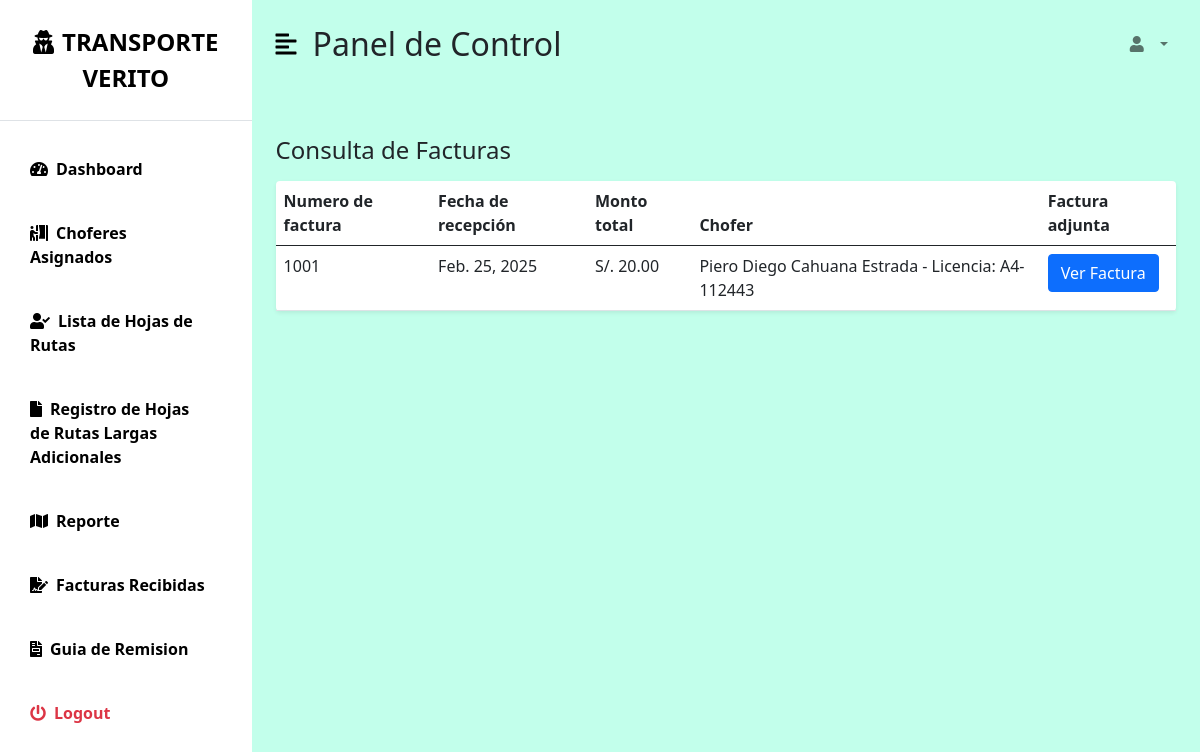
The page /jefe_despacho/facturas on the database its author committed.
### myapp/models.py (models this page shows)
class FacturaCombustible(models.Model):
    monto = models.CharField(max_length=30)
    placa = models.CharField(max_length=50)
    ruc = models.CharField(max_length=16)
    fecha = models.DateField()
    ruta = models.ForeignKey('Ruta', on_delete=models.SET_NULL, null=True, blank=True)
    chofer = models.ForeignKey('Chofer', on_delete=models.SET_NULL, null=True, blank=True)
    factura = models.ImageField(upload_to = 'factura/')

class Chofer(models.Model):
     nombres = models.CharField(max_length=100)
     apellidos = models.CharField(max_length=100)
     fecha_nacimiento = models.DateField()
     domicilio = models.CharField(max_length=200)
     telefono = models.CharField(max_length=9)
     tipo_licencia = models.CharField(max_length=3)
     numero_licencia = models.CharField(max_length=20, unique=True)
     fecha_emision = models.DateField()
     fecha_vencimiento = models.DateField()
     estado_salud = models.CharField(max_length=100)
     camion = models.ForeignKey('Camion', on_delete=models.SET_NULL, null=True, blank=True)
     usuario = models.ForeignKey(User, on_delete=models.CASCADE, verbose_name="Usuario asociado", null=True, blank=True)
     def __str__(self):
        return f"{self.nombres} {self.apellidos} - Licencia: {self.numero_licencia}"

### myapp/views.py (the view)
# urls.py: path('jefe_despacho/facturas', views.facturas_recibidas, name='facturas_recibidas'),
def facturas_recibidas(request):
    facturas_combustibles = FacturaCombustible.objects.all()
    return render(request, 'JEFE_DESPACHO/facturaRecibida.html', {
        'facturas_combustibles': facturas_combustibles  # Nombre de variable claro y consistente
    })

### myapp/context_processors.py (called while the page is built)
def notificaciones(request):
    if request.user.is_authenticated:
        notificaciones_no_leidas = Notificacion.objects.filter(usuario=request.user, leido=False).count()
    else:
        notificaciones_no_leidas = 0
    return {'notificaciones_no_leidas': notificaciones_no_leidas}

### templates/JEFE_DESPACHO/facturaRecibida.html (shortened to what this page needs)
{% extends 'bases/base_jefe_despacho.html' %}
{% block title %}Jefe de Despacho | Facturas Recibidas{% endblock %} {% block content %}
<div class="row my-5">
    <div class="col-12">
    <h3 class="fs-4 mb-3">Consulta de Facturas</h3>
    <table class="table bg-white rounded shadow-sm table-hover">
        <thead>
        <tr>
            <th>Numero de factura</th>
            <th>Fecha de recepción</th>
            <th>Monto total</th>
            <th>Chofer</th>
            <th>Factura adjunta</th>
        </tr>
        </thead>
        <tbody>
        {% for facturaCombustible in facturas_combustibles %}
        <tr>
            <td>{{ facturaCombustible.id|add:1000 }}</td>
            <td>{{ facturaCombustible.fecha }}</td>
            <td>S/. {{ facturaCombustible.monto|floatformat:2 }}</td>
            <td>{{ facturaCombustible.chofer }}</td>
            <td>
            {% if facturaCombustible.factura %}
                <button type="button" class="btn btn-primary" data-bs-toggle="modal" data-bs-target="#facturaModal{{ facturaCombustible.id }}">
                    Ver Factura
                </button>
            {% else %}
                <span class="text-muted">No adjunta</span>
            {% endif %}
        </td>
        </tr>
        {% endfor %}
        </tbody>
    </table>
    </div>
</div>
{% endblock %}

### static/css/dashboard.css (style rules this page uses)
:root { --main-bg-color: #d2ffde!important; --main-text-color: #000000; --second-text-color: #000000; --second-bg-color: #030303; }

### rows shown on the page
FacturaCombustible: id|add "1001", fecha "Feb. 25, 2025", monto "20.00", chofer "Piero Diego Cahuana Estrada - Licencia: A4-112443"
